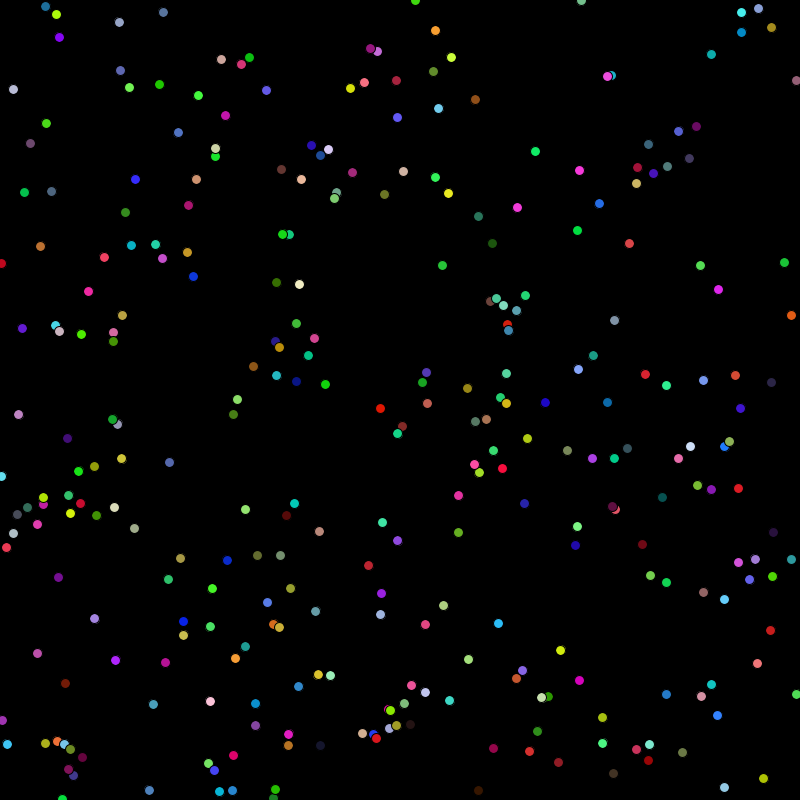
Frame 1 (no input)
Frame 60 (the mouse pressed at the canvas centre just before this capture): identical to frame 1, image omitted
Frame 120 (the mouse held since frame 60 and released just before this capture): identical to frame 1, image omitted

The Processing sketch that drew this single still picture (run headless with seeded random() and noise(); from frame 60 on, the mouse is pressed at the canvas centre):

// Processing sketch: Particle_Generator
// ── Particle_Generator.pde

int n =300;

int size =10;

float [] x =new float[n];
float [] y =new float[n];

float [] r =new float[n];
float [] g =new float[n];
float [] b =new float[n];

boolean [] moving =new boolean[n];

float [] xSpeed =new float[n];
float [] ySpeed =new float[n];

void setup() {
  size(800, 800);

  for (int i =0; i<n; i++) {

    x[i] = random(0, width);
    y[i] = random(0, height);

    r[i] = random(0, 255);
    g[i] = random(0, 255);
    b[i] = random(0, 255);

    moving[i] = false;
  }
}

void draw() {
  background(0);
  for (int i=0; i<n; i++) {
    drawDot(i);
    moveDot(i);
    collideOnWall(i);
    hitOtherParticles(i);
    moveWithMouse(i);
  }
}

void drawDot(int i) {
  fill(r[i], g[i], b[i]);
  circle(x[i], y[i], size);
}
void moveDot(int i) {
  if (moving[i] == true) {
    x[i] += xSpeed[i];
    y[i] += ySpeed[i];

    xSpeed[i] *=.99;
    ySpeed[i] *=.99;

    if (abs(xSpeed[i])<.05 && abs(ySpeed[i])<.05) {
      ySpeed[i]=0;
      xSpeed[i]=0;
      moving[i]=false;
    }
  }
}
void collideOnWall(int i) {
  if (x[i]+(size/2) > width || x[i] -(size/2)<0) {
    xSpeed[i]*=-1;
  }

  if (y[i]+(size/2) > height || y[i] -(size/2)<0) {
    ySpeed[i]*=-1;
  }
}
void hitOtherParticles(int i) {
  for (int j =0; j<n; j++) {
    if (i!=j && moving[i] == true && moving[j] == false && collisionBetween(x[i], y[i], x[j], y[j]) ==true) {
      beginMoving(i);
    }
  }
}

void beginMoving(int i) {
  moving[i] =true;
  xSpeed[i] =random(-10, 10);
  ySpeed[i] =random(-10, 10);
}

boolean collisionBetween(float x1, float y1, float x2, float y2) {
  if (x1+ (size/2)> (x2-size)&&
    x1-(size/2) < x2+(size/2) &&
    y1+ (size/2)> (y2-size) &&
    y1-(size/2) < y2+(size/2)) {
    return true;
  } else {
    return false;
  }
}

void moveWithMouse(int i) {
  if (moving[i] == false && collisionBetween(mouseX, mouseY, x[i], y[i]) == true) {
    beginMoving(i);
    
  }
}
